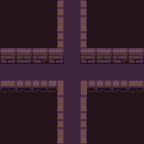

The image is a tile-based game level rendered from a .tmx file. Its description and source (layers, tilesets, objects; grid data summarised) follow:
An orthogonal 9x9 tile map with 16x16 px tiles, 2 tile layers (bgd, bgd2), 3 tilesets and 5 objects.

<map version="1.8" tiledversion="1.8.0" orientation="orthogonal" renderorder="right-down" width="9" height="9" tilewidth="16" tileheight="16" infinite="0" nextlayerid="6" nextobjectid="14">
 <tileset firstgid="1" source="dungeon.tsx" />
 <tileset firstgid="101" source="props.tsx" />
 <tileset firstgid="113" source="characters.tsx" />
 <layer id="1" name="bgd" width="9" height="9">
  <data>[81 cells, 81 non-empty, 20 distinct tile ids]</data>
 </layer>
 <layer id="4" name="bgd2" width="9" height="9">
  <data>[81 cells, 0 non-empty, 0 distinct tile ids]</data>
 </layer>
 <objectgroup color="#ff0000" id="5" name="connections">
  <object id="10" x="128" y="64" width="16" height="16" />
  <object id="11" x="64" y="0" width="16" height="16" />
  <object id="12" x="64" y="128" width="16" height="16" />
  <object id="13" x="0" y="64" width="16" height="16" />
 </objectgroup>
 <objectgroup id="2" name="characters">
  <object id="9" gid="115" x="64" y="80" width="16" height="16" />
 </objectgroup>
 <objectgroup id="3" name="props" />
</map>
